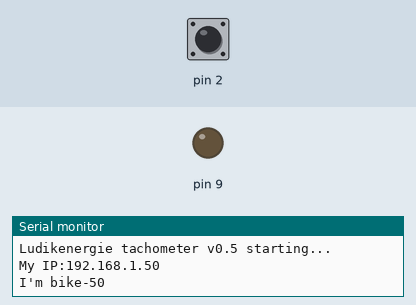
A sketch run on a simulated Arduino Uno, built for the host (arithmetic inside an expression is 32-bit, double 64-bit). On the bench: output pins drawn as LEDs (lit = HIGH), the last lines printed to the serial monitor. The inputs (shaded band) are chosen by the test bench; at power-on: pin 2 HIGH. WiFi joins after 1.5 s; servers stay silent unless stated; uploads are accepted with an empty reply.

Above: at 3.7 s.
3.8 s: pin 2 pulled LOW for 0.15 s
At 4.9 s:
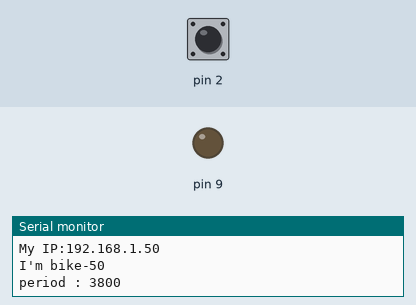
5.4 s: pin 2 pulled LOW for 1 s
At 6.2 s:
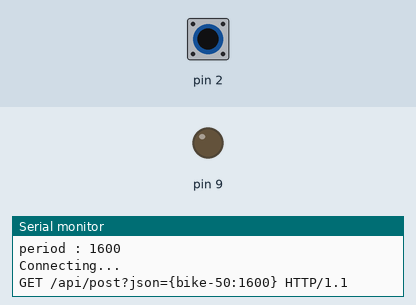
Timing chart, 0 to 8.4 s (numbered marks = the images above; inputs shaded):
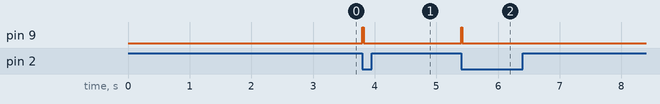

Measured:
- after the input at 3.8 s, pin 9: LOW → HIGH at once, → LOW 0.02 s later
- after the input at 5.4 s, pin 9: LOW → HIGH at once, → LOW 0.02 s later

The sketch:

Ludikenergie.ino
```cpp
/*
  Ludikenergie tachometer v0.5

 A web client sending time period of wheel revolution of a stationary bike

 Circuit:
 * Ethernet shield attached to pins 10, 11, 12, 13
 * SIGNAL and GND from bicycle jack cable to pins 2 and GND
 * Optional : 8-ohm speaker on digital pin 8
 * Optional : LED attached from pin 9 to ground

 created 19 Jul 2012
 updated 09 Oct 2012
 by Baptiste Gaultier (Telecom Bretagne)

 This code is in the public domain.

 */

#include <SPI.h>
#include <Ethernet.h>


// Enter a MAC address and IP address for your controller below.
// Newer Arduino include a sticker with the device's MAC address
byte mac[] = { 0x90, 0xA2, 0xDA, 0x00, 0xE5, 0x25 };

// each bike needs a unique IP address and are normally assigned DHCP
// if DHCP fails, this IP address will be used :
IPAddress ip(192, 168, 10, 205);

// Server IP address (you must assign a static IP address for the server)
IPAddress server(192, 168, 10, 80);

// initialize the library instance:
EthernetClient client;

// bike identifier
int bikeID = 0;

// used to measure time and period
unsigned long pulseTime,lastTime, period;

// Variables will change:
int currentState; // current state of the wheel sensor
int lastState = 0;  // previous state of the wheel sensor
int readings = 0; // number of pulses read since the last packet was sent
boolean lastConnected = false; // state of the connection last time through the main loop
boolean receiving = false; // are we receiving a packet ?

void setup() {
  // Open serial communications and wait for port to open:
  Serial.begin(9600);
  //configure pin2 as an input and enable the internal pull-up resistor
  pinMode(2, INPUT_PULLUP);

  // speaker on digital pin 8
  //pinMode(8, OUTPUT);
  // built-in LED
  pinMode(9, OUTPUT);

  // welcome message
  Serial.println("Ludikenergie tachometer v0.5 starting...");

  // give the ethernet module time to boot up
  delay(1000);
  // start the Ethernet connection
  if (Ethernet.begin(mac) == 0) {
    Serial.println("Failed to configure Ethernet using DHCP");
    // DHCP failed, so use a fixed IP address
    Ethernet.begin(mac, ip);
  }
  Serial.print("My IP:");
  Serial.println(Ethernet.localIP());

  ip = Ethernet.localIP();
  bikeID = ip[3];
  Serial.print("I'm bike-");
  Serial.println(bikeID);
}


void loop() {
  // if there's incoming data from the net connection.
  // send it out the serial port.  This is for debugging
  // purposes only:
  if (client.available()) {
    /*char c = client.read();
    Serial.print(c);*/
    client.flush();
    receiving = true;
  }

  // if there's no net connection, but there was one last time
  // through the loop, then stop the client:
  if (!client.connected() && lastConnected) {
    Serial.println();
    Serial.println("Disconnecting.");
    client.stop();
    receiving = false;
  }

  // be sure that we are not receiving a packet
  if(!receiving) {
    // read the wheel sensor value into a variable
    int currentState = digitalRead(2);

    // Keep in mind the pullup means the sensor's logic is
    // inverted. It goes HIGH when it's open,and LOW when
    // it's not. Turn on pin 9 when the  wheel sensor is
    // close to the magnet, and off when it's not:
    if(currentState != lastState) {
      if (currentState == HIGH) {
        digitalWrite(9, LOW); // turn the LED off
        lastState = HIGH;
      }
      else {
        // Revolution of the wheel
        lastTime = pulseTime;
        pulseTime = millis();

        period = pulseTime - lastTime;

        if(period > 100) {
          // avoid false positive if period is less than 100ms
          digitalWrite(9, HIGH); // flash LED
          //tone(8, 440, 20); // beep
          delay(20);
          digitalWrite(9, LOW); // turn the LED off
          Serial.print("period : ");
          Serial.println(period);
          lastState = LOW;
          readings++;
          if(readings >= 2) {
            readings = 0;
            sendValue(period); // send period to the server
          }
        }
      }
    }
  }

  // store the state of the connection for next time through
  // the loop:
  lastConnected = client.connected();
}

// this method makes a HTTP connection to the server:
void sendValue(long period) {
  // if there's a successful connection:
  if (client.connect(server, 80)) {
    Serial.println("Connecting...");
    Serial.print("GET /api/post?json={bike-");
    Serial.print(bikeID);
    Serial.print(":");
    Serial.print(period);
    Serial.println("} HTTP/1.1");
    // send the HTTP PUT request:
    client.print("GET /api/post?json={bike-");
    client.print(bikeID);
    client.print(":");
    client.print(period);
    client.println("} HTTP/1.1");
    client.println("Host: ");
    client.println("User-Agent: Arduino-ethernet");
    client.println("Connection: close");
    client.println();
  }
  else {
    // if you couldn't make a connection:
    Serial.println("Connection failed");
    Serial.println("Disconnecting.");
    client.stop();
    receiving = false;
  }
}
```
